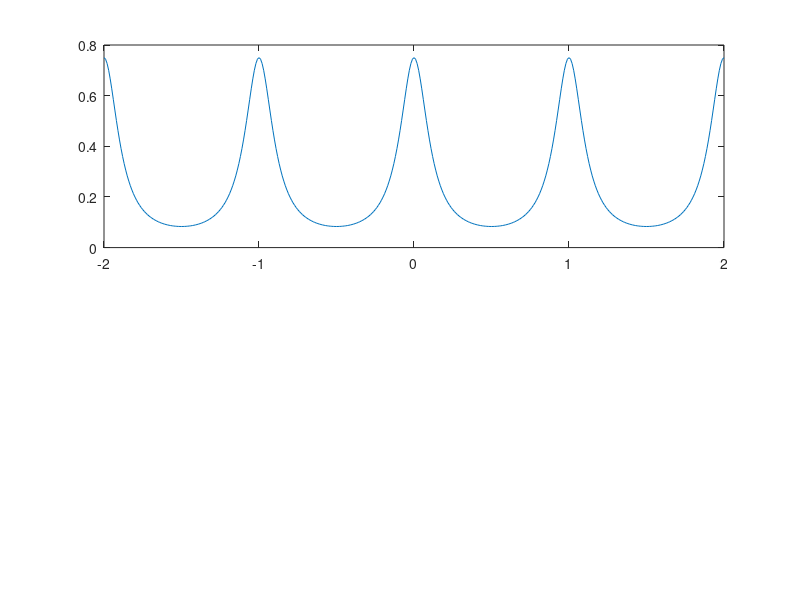

This chart was generated by the following MATLAB code:
f = -2:0.01:2;
x = (1/4)*abs( (1-(1/2)*(exp(-1i*2*pi*f))).^(-1) + (2*(exp(-1i*2*pi*f))-1).^(-1) );
subplot(2,1,1);
plot(f, x);

